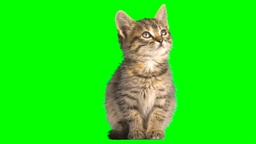
#> input picture image_processing_exercices/images/chat-vert.jpg, 256 x 144 px, shrunk from 768 x 432 before the run
$ python image_processing.py
#> lines starting #> are read from the running program, lines starting #| are printed output that depends on the picture
from PIL import Image
import numpy as np


# [93 lines left out: functions do_exercise_1, do_exercise_2, do_exercise_3, do_exercise_4, do_exercise_5, do_exercise_6 and 3 more, not called in this run]


def do_exercise_9(percentage_first_image: int):
#> called with percentage_first_image = 40
    percentage_second_image = 100 - percentage_first_image

    def combine_pixels(a, b):
        return min(
            int(a) * percentage_first_image / 100
            + int(b) * percentage_second_image / 100,
            255,
        )

    image1 = Image.open("./images/chat-vert.jpg")
#> image1 is the input picture: PIL image 256x144 RGB; mean R, G, B 34.7, 231.4, 22.2
    image2 = Image.open("./images/fond-pour-chat-vert.jpg")
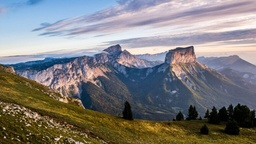
#> input picture image_processing_exercices/images/fond-pour-chat-vert.jpg, 256 x 144 px, shrunk from 768 x 432 before the run
#> image2 is the input picture: PIL image 256x144 RGB; mean R, G, B 126.8, 125.3, 125.3
    array1 = np.array(image1)
    array2 = np.array(image2)
    for i in range(array1.shape[0]):
        for j in range(array2.shape[1]):
            array1[i][j] = [
                combine_pixels(array1[i][j][0], array2[i][j][0]),
                combine_pixels(array1[i][j][1], array2[i][j][1]),
                combine_pixels(array1[i][j][2], array2[i][j][2]),
            ]
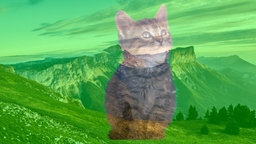
#> array1: shape (144, 256, 3); mean R, G, B 89.5, 167.4, 83.7
    Image.fromarray(array1).save("./output/ex9_combine_images.jpeg")


def do_exercice_10():
    image1 = Image.open("./images/chat-vert.jpg")
    image2 = Image.open("./images/fond-pour-chat-vert.jpg")

    array1 = np.array(image1)
    array2 = np.array(image2)
    for i in range(array1.shape[0]):
        for j in range(array2.shape[1]):
            array1[i][j] = array1[i][j] if array1[i][j][1] != 255 else array2[i][j]
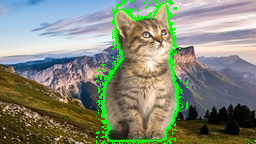
#> array1: shape (144, 256, 3); mean R, G, B 131.1, 136.5, 119.4
    Image.fromarray(array1).save("./output/ex10_green_background.jpeg")


if __name__ == "__main__":
    # [9 lines of commented-out code are left out]
    do_exercise_9(40)
    do_exercice_10()
